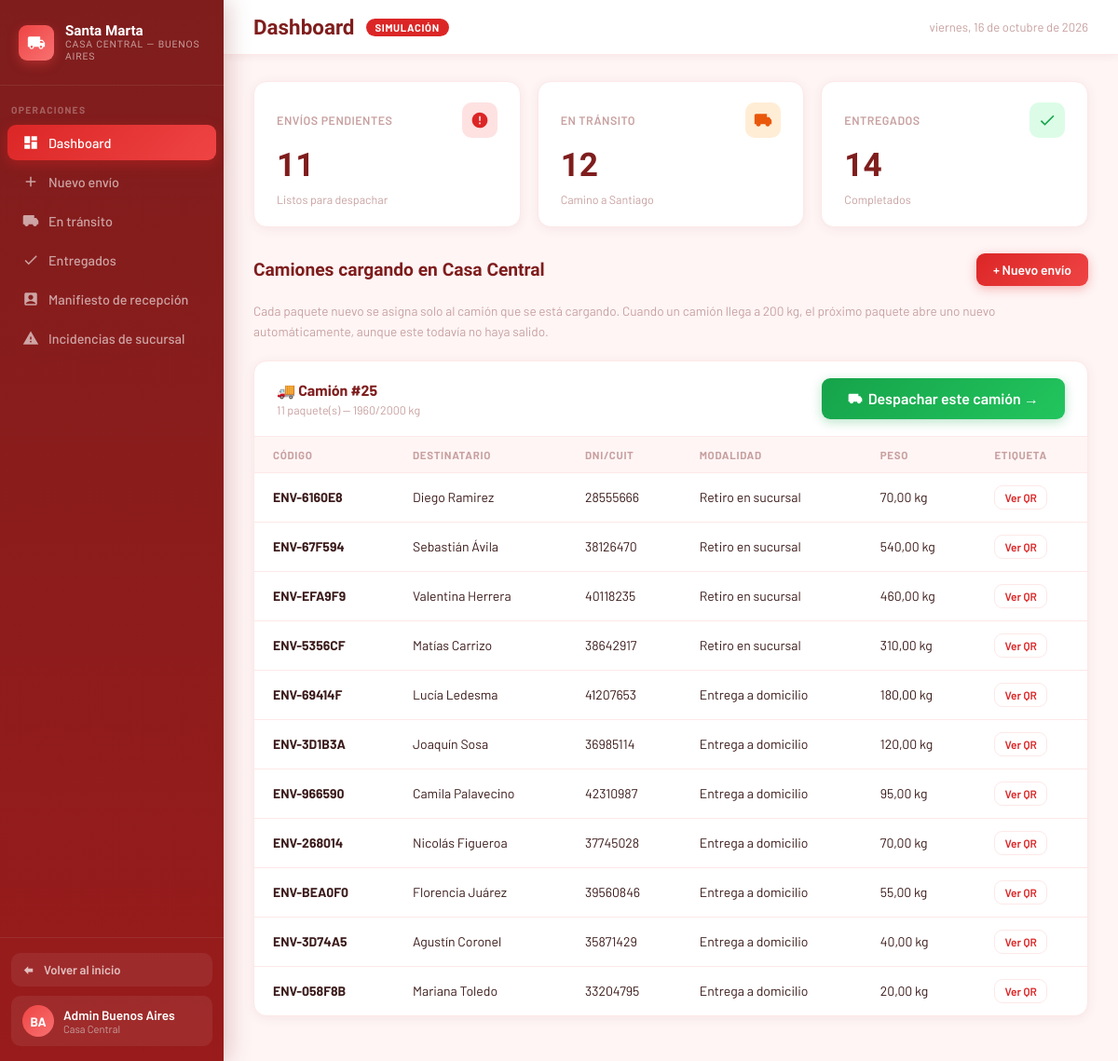
The app's page /casacentral/ with its own data.
### core/models.py (models this page shows, shortened)
class Despacho(models.Model):
    CAPACIDAD_MAX_PESO_KG = 2000
    fecha_creacion = models.DateTimeField(null=True, blank=True)
    fecha_salida = models.DateTimeField(null=True, blank=True)
    recepcion_finalizada = models.BooleanField(default=False)
    fecha_recepcion_finalizada = models.DateTimeField(null=True, blank=True)
    @property
    def total_envios(self):
        return self.envios.exclude(estado='cancelado').count()
    @property
    def peso_total(self):
        return self.envios.exclude(estado='cancelado').aggregate(total=models.Sum('peso'))['total'] or 0
    @property
    def envios_a_despachar(self):
        return self.envios.filter(estado='pendiente')
    @property
    def envios_cancelados_a_retirar(self):
        return self.envios.filter(estado='cancelado')
    @property
    def envios_recibidos(self):
        return self.envios.exclude(estado__in=['pendiente', 'en_transito', 'extraviado']).count()

class Envio(models.Model):
    ESTADO_CHOICES = [
        ('pendiente', 'Pendiente'),
        ('en_transito', 'En tránsito'),
        ('en_sucursal', 'En sucursal'),
        ('en_reparto', 'En reparto'),
        ('entregado', 'Entregado'),
        ('cancelado', 'Cancelado'),
        ('devuelto', 'Devuelto'),
        ('retenido', 'Retenido'),
        ('extraviado', 'Extraviado'),
    ]
    MODALIDAD_CHOICES = [
        ('domicilio', 'Entrega a domicilio'),
        ('sucursal', 'Retiro en sucursal'),
    ]
    ZONA_CHOICES = [
        ('norte', 'Norte'),
        ('sur', 'Sur'),
        ('este', 'Este'),
        ('oeste', 'Oeste'),
    ]
    codigo = models.CharField(max_length=20, unique=True, editable=False)
    destinatario = models.ForeignKey(Usuario, on_delete=models.PROTECT, related_name='envios')
    despacho = models.ForeignKey(Despacho, on_delete=models.SET_NULL, null=True, blank=True, related_name='envios')
    contenido = models.CharField(max_length=200)
    peso = models.DecimalField(max_digits=6, decimal_places=2, default=1, help_text='Peso en kilogramos')
    precio = models.DecimalField(max_digits=10, decimal_places=2)
    estado = models.CharField(max_length=20, choices=ESTADO_CHOICES, default='pendiente')
    modalidad = models.CharField(max_length=20, choices=MODALIDAD_CHOICES)
    direccion_entrega = models.CharField(max_length=200, blank=True)
    zona = models.CharField(max_length=10, choices=ZONA_CHOICES, blank=True)
    fecha_registro = models.DateTimeField(auto_now_add=True)
    fecha_actualizacion = models.DateTimeField(auto_now=True)
    fecha_recepcion = models.DateTimeField(null=True, blank=True)
    fecha_entrega = models.DateTimeField(null=True, blank=True)
    entregado_por = models.ForeignKey(
        Usuario, on_delete=models.SET_NULL, null=True, blank=True, related_name='entregas_realizadas'
    )
    lat = models.FloatField(null=True, blank=True)
    lon = models.FloatField(null=True, blank=True)
    notificado_demora = models.BooleanField(default=False)
    intentos_entrega = models.PositiveSmallIntegerField(default=0)
    ESTADOS_ACTIVOS = ['pendiente', 'en_transito', 'en_sucursal', 'en_reparto']
    UMBRAL_DEMORA_DIAS = 2
    MAX_INTENTOS_ENTREGA = 2
    UMBRAL_RETENCION_DIAS = 20

class Usuario(AbstractUser):
    ROL_CHOICES = [
        ('admin', 'Administrador'),
        ('empleado', 'Empleado'),
        ('cliente', 'Cliente'),
    ]
    rol = models.CharField(max_length=20, choices=ROL_CHOICES)
    dni = models.CharField(max_length=20, unique=True)
    telefono = models.CharField(max_length=20, blank=True)

### casacentral/views.py (the view)
# urls.py: path('', views.dashboard_view, name='casacentral_dashboard'),
def dashboard_view(request):
    envios_pendientes = Envio.objects.filter(estado='pendiente')
    envios_transito = Envio.objects.filter(estado='en_transito')
    envios_entregados = Envio.objects.filter(estado='entregado')
    envios_recibidos = Envio.objects.exclude(fecha_recepcion__isnull=True).order_by('-fecha_recepcion')
    incidencias_sucursal = Incidencia.objects.filter(
        envio__despacho__isnull=False
    ).select_related('envio', 'envio__despacho', 'envio__destinatario', 'registrado_por').order_by('-fecha')
    return render(request, 'casacentral/dashboard.html', {
        'envios_pendientes': envios_pendientes,
        'envios_transito': envios_transito,
        'envios_entregados': envios_entregados,
        'envios_recibidos': envios_recibidos,
        'incidencias_sucursal': incidencias_sucursal,
        'despachos': Despacho.objects.filter(fecha_salida__isnull=False).prefetch_related('envios').order_by('-fecha_salida'),
        'despachos_abiertos': Despacho.objects.filter(fecha_salida__isnull=True).prefetch_related('envios__destinatario').order_by('fecha_creacion'),
    })

### casacentral/templates/casacentral/dashboard.html (shortened to what this page needs)
<!DOCTYPE html>
<html lang="es">
<head>
</head>
<body>
<aside class="sidebar">
  <div class="sidebar-logo">
    <div class="sidebar-logo-icon">
    </div>
    <div class="sidebar-logo-text">Santa Marta<span>Casa Central — Buenos Aires</span></div>
  </div>
  <div class="sidebar-section">Operaciones</div>
  <a href="#" class="nav-item active" onclick="showPage('dashboard')">
    <svg viewBox="0 0 24 24" fill="currentColor"><path d="M3 13h8V3H3v10zm0 8h8v-6H3v6zm10 0h8V11h-8v10zm0-18v6h8V3h-8z"/></svg>Dashboard
  </a>
  <a href="#" class="nav-item" onclick="showPage('nuevo-envio')">
    <svg viewBox="0 0 24 24" fill="currentColor"><path d="M19 13h-6v6h-2v-6H5v-2h6V5h2v6h6v2z"/></svg>Nuevo envío
  </a>
  <a href="#" class="nav-item" onclick="showPage('en-transito')">
    <svg viewBox="0 0 24 24" fill="currentColor"><path d="M20 8h-3V4H3c-1.1 0-2 .9-2 2v11h2c0 1.66 1.34 3 3 3s3-1.34 3-3h6c0 1.66 1.34 3 3 3s3-1.34 3-3h2v-5l-3-4z"/></svg>En tránsito
  </a>
  <a href="#" class="nav-item" onclick="showPage('entregados')">
    <svg viewBox="0 0 24 24" fill="currentColor"><path d="M9 16.17L4.83 12l-1.42 1.41L9 19 21 7l-1.41-1.41L9 16.17z"/></svg>Entregados
  </a>
  <a href="#" class="nav-item" onclick="showPage('manifiesto')">
    <svg viewBox="0 0 24 24" fill="currentColor"><path d="M19 3H5c-1.1 0-2 .9-2 2v14c0 1.1.9 2 2 2h14c1.1 0 2-.9 2-2V5c0-1.1-.9-2-2-2zm-7 3c1.93 0 3.5 1.57 3.5 3.5S13.93 13 12 13s-3.5-1.57-3.5-3.5S10.07 6 12 6zm7 13H5v-.23c0-.62.28-1.2.76-1.58C7.47 15.82 9.64 15 12 15s4.53.82 6.24 2.19c.48.38.76.97.76 1.58V19z"/></svg>Manifiesto de recepción
  </a>
  <a href="#" class="nav-item" onclick="showPage('incidencias')">
    <svg viewBox="0 0 24 24" fill="currentColor"><path d="M1 21h22L12 2 1 21zm12-3h-2v-2h2v2zm0-4h-2v-4h2v4z"/></svg>Incidencias de sucursal
  </a>
  <div class="sidebar-footer">
    <a href="/" style="display:flex;align-items:center;gap:8px;padding:10px 12px;border-radius:10px;background:rgba(255,255,255,.07);color:rgba(255,255,255,.7);text-decoration:none;font-size:.82rem;font-weight:600;margin-bottom:10px;transition:background .2s;">
      <svg viewBox="0 0 24 24" fill="currentColor" style="width:15px;height:15px;flex-shrink:0;"><path d="M10 19l-7-7 7-7v4h8v6h-8v4z"/></svg>
      Volver al inicio
    </a>
    <div class="user-badge">
      <div class="user-avatar">BA</div>
      <div class="user-info">
        <div class="user-name">Admin Buenos Aires</div>
        <div class="user-role">Casa Central</div>
      </div>
    </div>
  </div>
</aside>
<div class="main">
  <div class="topbar">
    <div style="display:flex;align-items:center;gap:12px;">
      <div class="topbar-title" id="topbar-title">Dashboard</div>
      <span class="topbar-badge">SIMULACIÓN</span>
    </div>
    <span class="topbar-date" id="topbar-date"></span>
  </div>
  <div class="content">
    <div id="page-dashboard">
      <div class="stats-grid">
        <div class="stat-card">
          <div class="stat-card-top"><span class="stat-card-label">Envíos pendientes</span><div class="stat-icon red"><svg viewBox="0 0 24 24" fill="currentColor"><path d="M12 2C6.48 2 2 6.48 2 12s4.48 10 10 10 10-4.48 10-10S17.52 2 12 2zm1 15h-2v-2h2v2zm0-4h-2V7h2v6z"/></svg></div></div>
          <div class="stat-card-num">{{ envios_pendientes.count }}</div>
          <div class="stat-card-sub">Listos para despachar</div>
        </div>
        <div class="stat-card">
          <div class="stat-card-top"><span class="stat-card-label">En tránsito</span><div class="stat-icon orange"><svg viewBox="0 0 24 24" fill="currentColor"><path d="M20 8h-3V4H3c-1.1 0-2 .9-2 2v11h2c0 1.66 1.34 3 3 3s3-1.34 3-3h6c0 1.66 1.34 3 3 3s3-1.34 3-3h2v-5l-3-4z"/></svg></div></div>
          <div class="stat-card-num">{{ envios_transito.count }}</div>
          <div class="stat-card-sub">Camino a Santiago</div>
        </div>
        <div class="stat-card">
          <div class="stat-card-top"><span class="stat-card-label">Entregados</span><div class="stat-icon green"><svg viewBox="0 0 24 24" fill="currentColor"><path d="M9 16.17L4.83 12l-1.42 1.41L9 19 21 7l-1.41-1.41L9 16.17z"/></svg></div></div>
          <div class="stat-card-num">{{ envios_entregados.count }}</div>
          <div class="stat-card-sub">Completados</div>
        </div>
      </div>
      <div class="section-header">
        <div class="section-title">Camiones cargando en Casa Central</div>
        <button class="btn btn-primary" onclick="showPage('nuevo-envio')">+ Nuevo envío</button>
      </div>
      <p style="font-size:.85rem;color:var(--gray);line-height:1.6;margin-bottom:20px;">
        Cada paquete nuevo se asigna solo al camión que se está cargando. Cuando un camión llega a
        200 kg, el próximo paquete abre uno nuevo automáticamente, aunque este todavía no haya salido.
      </p>
      {% for despacho in despachos_abiertos %}
      <div class="table-card" style="margin-bottom:20px;">
        <div class="table-card-header">
          <div>
            <span class="table-card-title">🚚 Camión #{{ despacho.id }}</span>
            <div style="font-size:.78rem;color:var(--gray);margin-top:4px;">
              {{ despacho.total_envios }} paquete(s) — {{ despacho.peso_total }}/{{ despacho.CAPACIDAD_MAX_PESO_KG }} kg
            </div>
          </div>
          {% if despacho.total_envios > 0 %}
          <form method="POST" action="{% url 'casacentral_despachar' %}">
            <button type="submit" class="btn btn-despachar">
              <svg viewBox="0 0 24 24" fill="currentColor" style="width:16px;height:16px;"><path d="M20 8h-3V4H3c-1.1 0-2 .9-2 2v11h2c0 1.66 1.34 3 3 3s3-1.34 3-3h6c0 1.66 1.34 3 3 3s3-1.34 3-3h2v-5l-3-4z"/></svg>
              Despachar este camión →
            </button>
          </form>
          {% else %}
          <span style="font-size:.78rem;color:var(--gray);font-style:italic;">Sin paquetes para despachar</span>
          {% endif %}
        </div>
        <table>
          <thead><tr><th>Código</th><th>Destinatario</th><th>DNI/CUIT</th><th>Modalidad</th><th>Peso</th><th>Etiqueta</th></tr></thead>
          <tbody>
            {% for envio in despacho.envios_a_despachar %}
            <tr>
              <td><strong>{{ envio.codigo }}</strong></td>
              <td>{{ envio.destinatario.get_full_name }}</td>
              <td>{{ envio.destinatario.dni }}</td>
              <td>{{ envio.get_modalidad_display }}</td>
              <td>{{ envio.peso }} kg</td>
              <td><button class="btn btn-etiqueta" onclick="verEtiqueta('{{ envio.codigo }}')">Ver QR</button></td>
            </tr>
            {% endfor %}
          </tbody>
        </table>
      </div>
      {% empty %}
      <div class="table-card">
        <div style="text-align:center;color:var(--gray);padding:24px;">No hay envíos pendientes de despacho</div>
      </div>
      {% endfor %}
    </div>
  </div>
</div>
</body>
</html>

### records on screen
Despacho: id "25", total_envios "11", peso_total "1960", CAPACIDAD_MAX_PESO_KG "2000"
Envio: codigo "ENV-6160E8", destinatario.get_full_name "Diego Ramirez", destinatario.dni "28555666", modalidad "Retiro en sucursal", peso "70,00"
Envio: codigo "ENV-67F594", destinatario.get_full_name "Sebastián Ávila", destinatario.dni "38126470", modalidad "Retiro en sucursal", peso "540,00"
Envio: codigo "ENV-EFA9F9", destinatario.get_full_name "Valentina Herrera", destinatario.dni "40118235", modalidad "Retiro en sucursal", peso "460,00"
Envio: codigo "ENV-5356CF", destinatario.get_full_name "Matías Carrizo", destinatario.dni "38642917", modalidad "Retiro en sucursal", peso "310,00"
Envio: codigo "ENV-69414F", destinatario.get_full_name "Lucía Ledesma", destinatario.dni "41207653", modalidad "Entrega a domicilio", peso "180,00"
Envio: codigo "ENV-3D1B3A", destinatario.get_full_name "Joaquín Sosa", destinatario.dni "36985114", modalidad "Entrega a domicilio", peso "120,00"
Envio: codigo "ENV-966590", destinatario.get_full_name "Camila Palavecino", destinatario.dni "42310987", modalidad "Entrega a domicilio", peso "95,00"
Envio: codigo "ENV-268014", destinatario.get_full_name "Nicolás Figueroa", destinatario.dni "37745028", modalidad "Entrega a domicilio", peso "70,00"
Envio: codigo "ENV-BEA0F0", destinatario.get_full_name "Florencia Juárez", destinatario.dni "39560846", modalidad "Entrega a domicilio", peso "55,00"
Envio: codigo "ENV-3D74A5", destinatario.get_full_name "Agustín Coronel", destinatario.dni "35871429", modalidad "Entrega a domicilio", peso "40,00"
Envio: codigo "ENV-058F8B", destinatario.get_full_name "Mariana Toledo", destinatario.dni "33204795", modalidad "Entrega a domicilio", peso "20,00"

### other values on screen
{{ envios_pendientes.count }} "11"
{{ envios_transito.count }} "12"
{{ envios_entregados.count }} "14"
